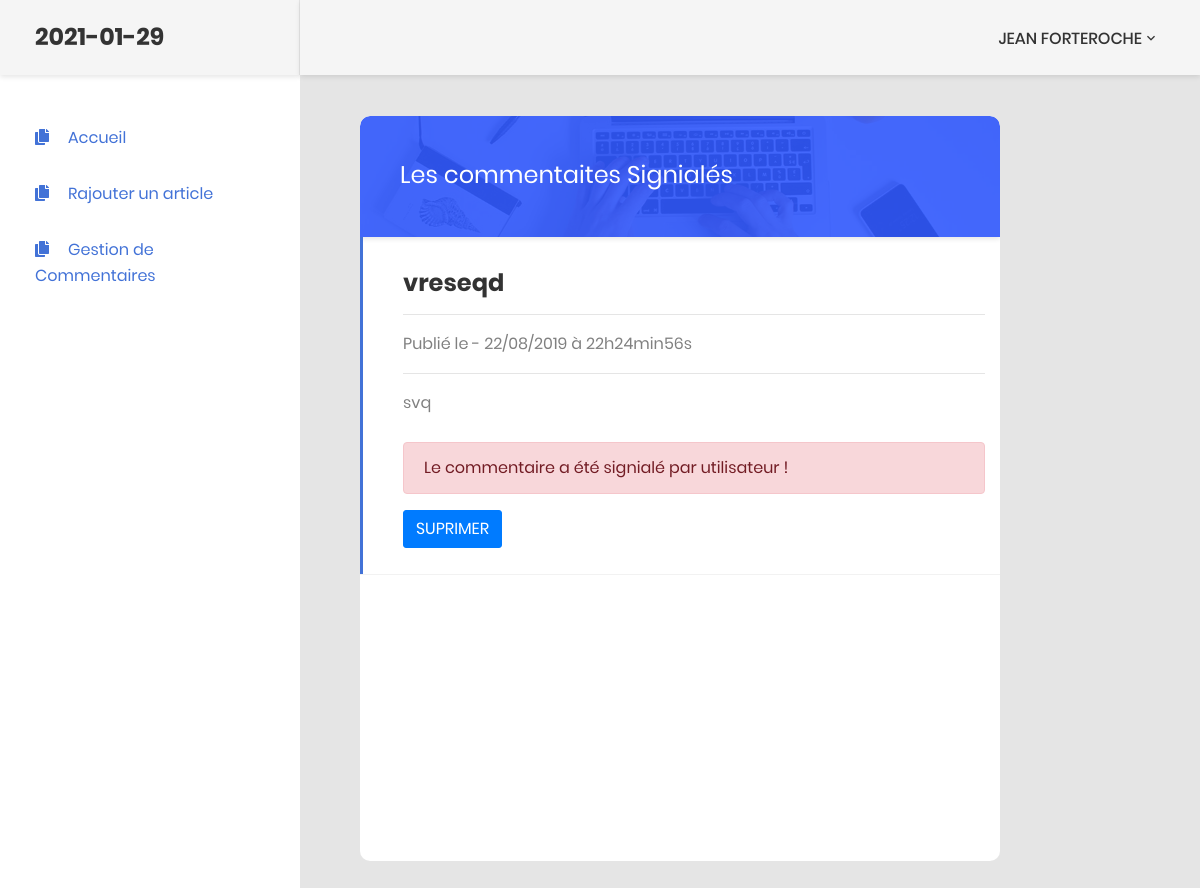
The page /admin.php?action=comments (signed in) on the database its author committed.
### tables this page shows
CREATE TABLE IF NOT EXISTS `comments` (
  `id` int(11) NOT NULL AUTO_INCREMENT,
  `post_id` int(11) NOT NULL,
  `author` varchar(255) NOT NULL,
  `comment` text NOT NULL,
  `comment_date` datetime NOT NULL DEFAULT CURRENT_TIMESTAMP,
  `ee` text,
  PRIMARY KEY (`id`)
);

### model/BDD.php (called while the page is built, shortened)
<?php
class BddConnect
{
    private $type = 'mysql';
    private $host = 'localhost';
    private $dbname = 'projet4';
    private $username = 'root';
    private $password = '';
    public function __construct()
    {
        try {
            $this->db = new PDO(
                $this->type.':host='.$this->host.';dbname='.$this->dbname,
                $this->username,
                $this->password
            );
        } catch (Exception $e) {
            die('Erreur : '.$e->getMessage());
        }
    }
}

### model/Comment.php (called while the page is built, shortened)
<?php
require_once 'BDD.php';
class Comment extends BddConnect
{
    public function getAllComments()
    {
        $comments = $this->db->query('SELECT id, author, comment,ee, DATE_FORMAT(comment_date, \'%d/%m/%Y à %Hh%imin%ss\') AS comment_date_fr FROM comments ORDER BY comment_date ');
        return $comments;
    }
}

### view/backend/commentView.php (the view, shortened to what this page needs)
<body class="animsition">
    <div class="page-wrapper">
        <aside class="menu-sidebar d-none d-lg-block">
            <div class="logo">
            <h3 >
                <?php echo date('Y-m-d'); ?>
                </h3>
            </div>
            <div class="menu-sidebar__content js-scrollbar1">
                <nav class="navbar-sidebar">
                    <ul class="list-unstyled navbar__list">
                        <li class="active has-sub">
                            <a class="js-arrow" href="admin.php">
                                <i class="fas fa-copy"></i>Accueil</a>
                                <a class="js-arrow" href="admin.php?action=posts">
                                <i class="fas fa-copy"></i>Rajouter un article </a>
                                <a class="js-arrow" href="admin.php?action=comments">
                                <i class="fas fa-copy"></i>Gestion de Commentaires</a>
                        </li>
                    </ul>
                </nav>
            </div>
        </aside>
        <div class="page-container">
            <header class="header-desktop">
                <div class="section__content section__content--p30">
                    <div class="container-fluid">
                        <div class="header-wrap">
                            <div class="header-button">
                                <div class="noti-wrap">
                                <div class="account-wrap">
                                    <div class="account-item clearfix js-item-menu">
                                        <div class="content">
                                            <a class="js-acc-btn" href="#">JEAN FORTEROCHE</a>
                                        </div>
                                    </div>
                                </div>
                            </div>
                        </div>
                    </div>
                </div>
            </header>
            <div class="main-content">
                <div class="section__content section__content--p30">
                    <div class="container-fluid">
                        <div class="row">
                            <div class="col-lg-10">
                            <div class="col-lg-12">
                                <div class="au-card au-card--no-shadow au-card--no-pad m-b-40">
                                    <div class="au-card-title" style="background-image:url('images/bg-title-01.jpg');">
                                        <div class="bg-overlay bg-overlay--blue"></div>
                                        <h3>
                                            Les commentaites Signialés</h3>
                                    </div>
                                    <div class="au-task js-list-load">
                                        <div class="au-task-list js-scrollbar3" style="height : 624px;">
                                        <?php
                                            while ($comment = $comments->fetch()) {
                                                if (!empty($comment['ee'])) {
                                                    ?>
                                                <div class="au-task__item au-task__item--primary">
                                                    <div class="au-task__item-inner">
                                                        <h5 class="task">
                                                            <h3><?php echo htmlspecialchars($comment['author']); ?></h3>
                                                            <hr>
                                                            <span> Publié le - <?php echo $comment['comment_date_fr']; ?></span>
                                                            <hr>
                                                            <p><?php echo nl2br(htmlspecialchars($comment['comment'])); ?></p>
                                                        </h5>
                                                        <div class="au-message__item-time">
                                                                <p><?php echo $comment['ee']; ?></p>
                                                                <form   style="margin-top: 5px;"   id="contactForm"   action="controller/backend/delete_comment.php" method="POST">
                                                         <button id="sendMessageButton" class="btn btn-primary btn-xl text-uppercase" type="submit">Suprimer</button>
                                                         </form>
                                                            </div>
                                                    </div>
                                                </div>
                                        <?php
                                                }
                                            }
                                            ?>
                                        </div>
                                     </div>
                                            </div>
                                             </div>
                                        </div>
                                    </div>
                                </div>
                            </div>
                         </div>
                     </div>
                 </div>
<?php include 'tremplates/layot.php'; ?>

### public/frontend/css/conect.css (style rules this page uses)
body { margin:0; color:#6a6f8c; }
*,:after,:before { box-sizing:border-box }
.clearfix:after,.clearfix:before { content:'';display:table }
.clearfix:after { clear:both;display:block }
a { color:inherit;text-decoration:none }

### rows shown on the page
comments: author "vreseqd", comment_date_fr "22/08/2019 à 22h24min56s", comment "svq", ee "Le commentaire a été signialé par utilisateur !"
